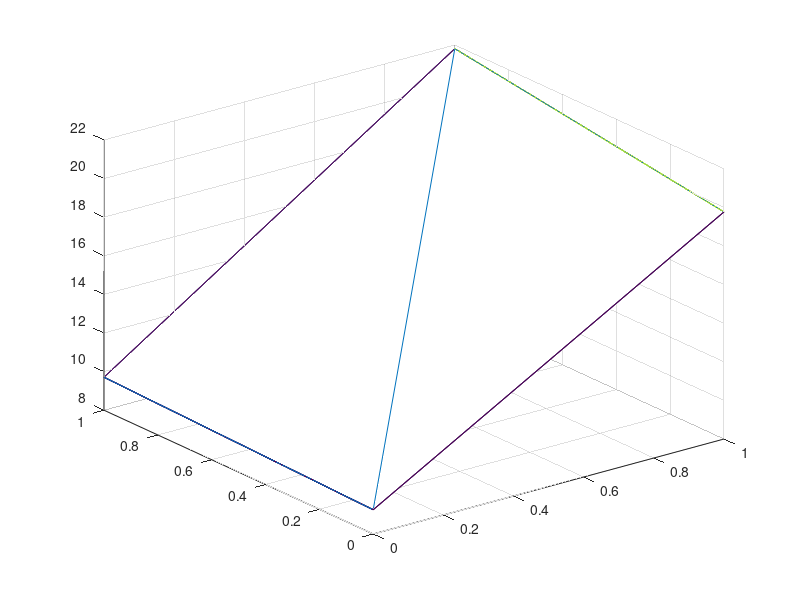

Source code (MATLAB):
clc
clear all
close all

T = 20*ones(1,4);

C = [0; -10; -38; -48];
A = [-3.2 1 1 0; 1 -6.4 0 2; 1 0 -4 2; 0 1 1 -4];

for k = 1:1000
    TKM1 = T;
    for i = 1:4
        T(i) = C(i)/A(i,i);
        for j = 1: i-1
            T(i) = T(i) - (A(i,j)/A(i,i))*T(j);
        end
        for j = i+1:4
            T(i) = T(i) - (A(i,j)/A(i,i))*TKM1(j);
        end
    end
    
    for i = 1:4
        diff = T(i) - TKM1(i);
        error(i) = abs(diff);
    end
    error_max = max(error);
    if k > 10 && error_max < 1e-6
        break;
    end
end

x = [0 0 1 1];
y = [1 0 1 0];

[X,Y] = meshgrid(x,y);

v = griddata(x,y,T,X,Y);

figure
mesh(X,Y,v);
hold on
plot3(x,y,T);